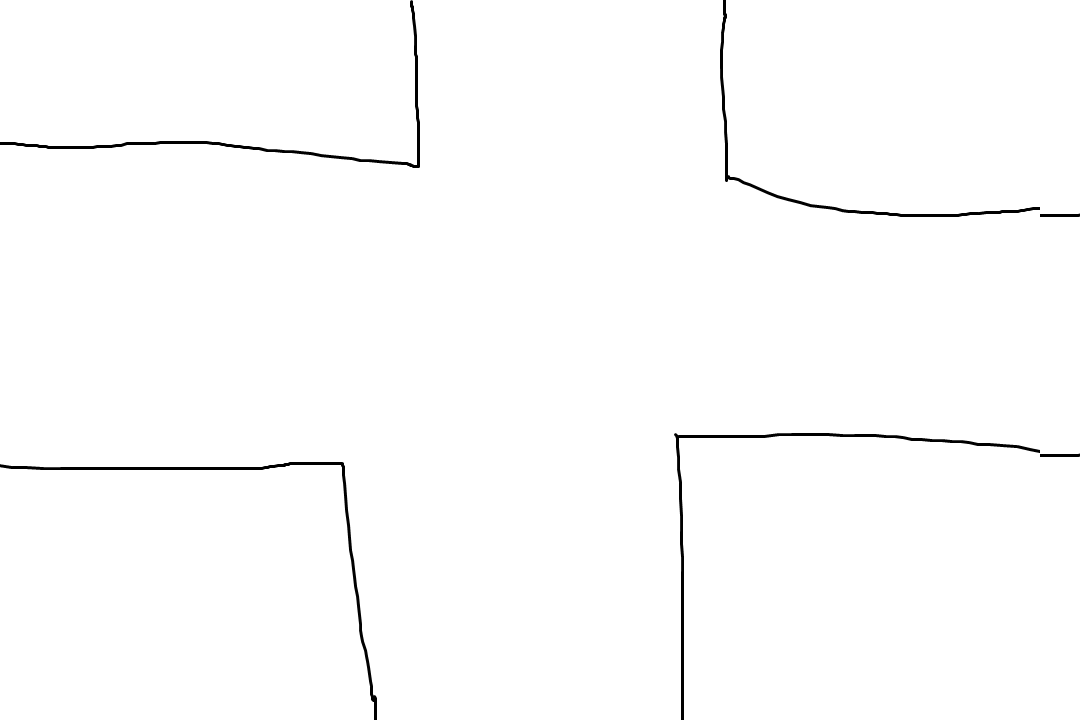

Rendered tile map (Tiled .tmx) drawn with the repository's tilesets; below, a short description and the map source with its tile grids summarised:
An orthogonal 54x36 tile map with 20x20 px tiles, 1 tile layer (Rutelag 1) and 8 objects.

<map version="1.0" orientation="orthogonal" renderorder="right-down" width="54" height="36" tilewidth="20" tileheight="20" nextobjectid="12">
 <tileset firstgid="1" name="stage1" tilewidth="20" tileheight="20" tilecount="1908" columns="53">
  <image source="../stage1.png" width="1079" height="720" />
 </tileset>
 <layer name="Rutelag 1" width="54" height="36">
  <data>[1944 cells, 1944 non-empty, 1862 distinct tile ids]</data>
 </layer>
 <objectgroup name="borders">
  <object id="2" x="0" y="0" width="420" height="160" />
  <object id="4" x="720" y="0" width="360" height="220" />
  <object id="5" x="680" y="440" width="400" height="280" />
  <object id="6" x="0" y="460" width="380" height="260" />
  <object id="8" x="420" y="0" width="300" height="20" />
  <object id="9" x="0" y="160" width="20" height="300" />
  <object id="10" x="380" y="700" width="300" height="20" />
  <object id="11" x="1060" y="220" height="220" />
 </objectgroup>
</map>